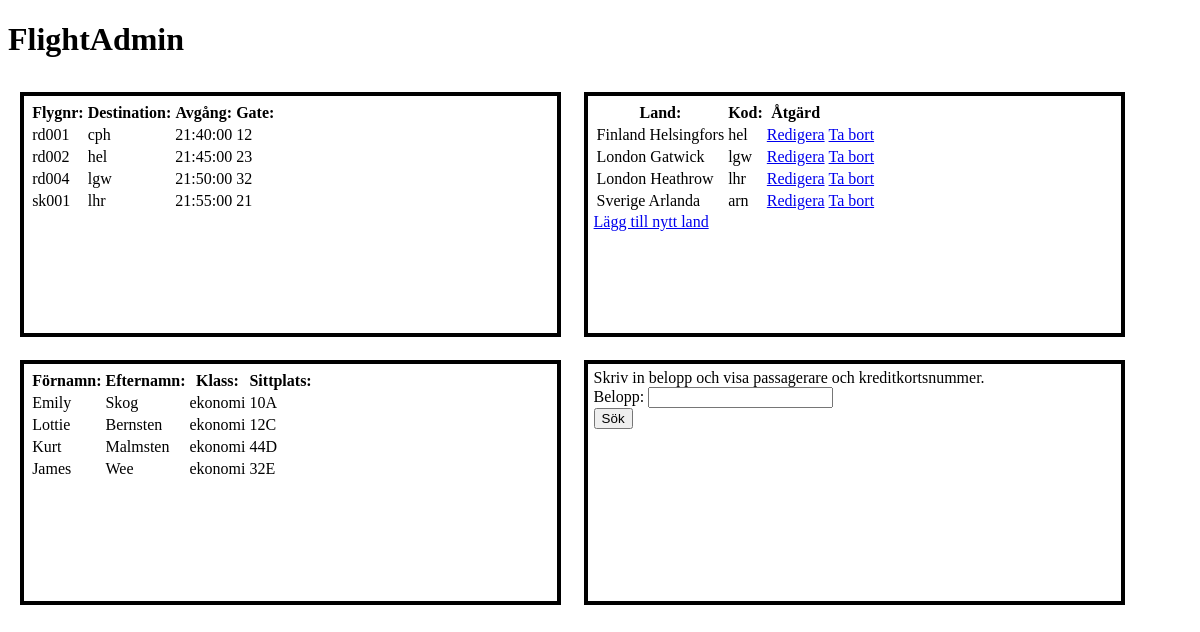
The page / on the database its author committed.
### tables this page shows
CREATE TABLE `avgang` (
  `avgang_id` int(10) NOT NULL,
  `flygnr` varchar(50) NOT NULL,
  `airport` varchar(50) NOT NULL,
  `datum` date NOT NULL,
  `tid` time NOT NULL,
  `gate` varchar(50) NOT NULL
);

CREATE TABLE `land` (
  `airport` varchar(50) NOT NULL,
  `land` varchar(50) NOT NULL
);

CREATE TABLE `passagerare` (
  `pid` int(10) NOT NULL,
  `fornamn` varchar(50) NOT NULL,
  `efternamn` varchar(50) NOT NULL,
  `flygnr` varchar(50) NOT NULL,
  `sittplats` varchar(50) NOT NULL,
  `klass` varchar(50) NOT NULL,
  `passnr` int(11) NOT NULL,
  `antal_bag` int(11) NOT NULL
);

### box2.php (the view)
<?php
function box2(){
include "db_pdo.php";
$out = "";
$sql=$pdo->prepare('SELECT * FROM land ORDER BY land ASC');
$sql->execute();
$landDBArray=$sql->fetchAll(PDO::FETCH_OBJ);
$out.='<table>';
$out.='<tr><th>Land:</th><th>Kod:</th><th>Åtgärd</th></tr>';
foreach ($landDBArray as $landID) {
$out.='<tr>';
$out.='<td>';
$land=$landID->land;
$out.=$landID->land;
$out.='</td>';
$out.='<td>';
$airport=$landID->airport;
$out.=$landID->airport;
$out.='</td>';
$out.='<td>';
$out.="<a href='edit.php?land=$land&airport=$airport'>Redigera</a>";
$out.='</td>';
$out.='<td>';
$out.="<a href='delete.php?land=$land'>Ta bort</a>";
$out.='</td>';
$out.='</tr>';
}
$out.='</table>';
$out.="<a href='create.php'>Lägg till nytt land</a>";
return $out;
}
?>

### index.php (shortened to what this page needs)
<!DOCTYPE html>
<html>
  <head>
    <link rel="stylesheet" href="lab1.css">
  </head>
  <body>
    <?php
        include_once "box1.php";
        include_once "box2.php";
        include_once "box3.php";
    ?>
    <div id="layout">
        <div id="header">
          <header>
              <h1>FlightAdmin</h1>
          </header>
        </div>
       <div id="main">
              <div class="square">
                <div class="content">
                  <?php
                  echo Box1();
                  ?>
                </div>
              </div>
            <div class="square">
                <div class="content">
                  <?php
                  echo Box2();
                ?>
                </div>
            </div>
            <div class="square">
                <div class="content">
                  <?php
                    echo Box3();
                  ?>
                </div>
            </div>
              <div class="square">
                    <div class="content">
                      Skriv in belopp och visa passagerare och kreditkortsnummer.
                      <form action="index.php" method="post">
                         Belopp: <input type="text" name="belopp"><br>
                         <input type="submit" id="submit" name="submit" value="Sök">
                      </form>
                    </div>
              </div>
        </div>
  </body>
</html>

### box1.php
<?php
function box1(){
include "db_pdo.php";
$out = "";
$sql=$pdo->prepare('SELECT * FROM avgang where datum = "2017-09-20" ORDER BY tid ASC LIMIT 0, 4');
$sql->execute();
$avgangar=$sql->fetchAll(PDO::FETCH_OBJ);
$out.='<table>';
$out.='<tr><th>Flygnr:</th><th>Destination:</th><th>Avgång:</th><th>Gate:</th></tr>';
foreach ($avgangar as $avgang) {
  $out.='<tr>';
  $out.='<td>';
  $out.=$avgang->flygnr;
  $out.='</td>';
  $out.='<td>';
  $out.=$avgang->airport;
  $out.='</td>';
  $out.='<td>';
  $out.=$avgang->tid;
  $out.='</td>';
  $out.='<td>';
  $out.=$avgang->gate;
  $out.='</td>';
  $out.='</tr>';
}
$out.='</table>';
return $out;
}
?>

### box3.php
<?php
function box3(){
include "db_pdo.php";
$out = "";
$sql=$pdo->prepare('SELECT * FROM passagerare WHERE klass = "ekonomi" LIMIT 0,4');
$sql->execute();
$passagerarnamn=$sql->fetchAll(PDO::FETCH_OBJ);
$out.='<table>';
$out.='<tr><th>Förnamn:</th><th>Efternamn:</th><th>Klass:</th><th>Sittplats:</th></tr>';
foreach ($passagerarnamn as $passagerare) {
  $out.='<tr>';
  $out.='<td>';
  $out.=$passagerare->fornamn;
  $out.='</td>';
  $out.='<td>';
  $out.=$passagerare->efternamn;
  $out.='</td>';
  $out.='<td>';
  $out.=$passagerare->klass;
  $out.='</td>';
  $out.='<td>';
  $out.=$passagerare->sittplats;
  $out.='</td>';
  $out.='</tr>';
}
$out.='</table>';
return $out;
}
?>

### lab1.css (style rules this page uses)
.square { float:left; position: relative; width: 45%; border: 4px solid black; padding-bottom: 20%; margin:1%; overflow:hidden; }
.content { position:absolute; height:90%; width:90%; padding: 1% 1%; }

### rows shown on the page
avgang: value "rd001 cph 21:40:00 12"
avgang: value "rd002 hel 21:45:00 23"
avgang: value "rd004 lgw 21:50:00 32"
avgang: value "sk001 lhr 21:55:00 21"
land: value "Finland Helsingfors hel"
land: value "London Gatwick lgw"
land: value "London Heathrow lhr"
land: value "Sverige Arlanda arn"
passagerare: value "Emily Skog ekonomi 10A"
passagerare: value "Lottie Bernsten ekonomi 12C"
passagerare: value "Kurt Malmsten ekonomi 44D"
passagerare: value "James Wee ekonomi 32E"
